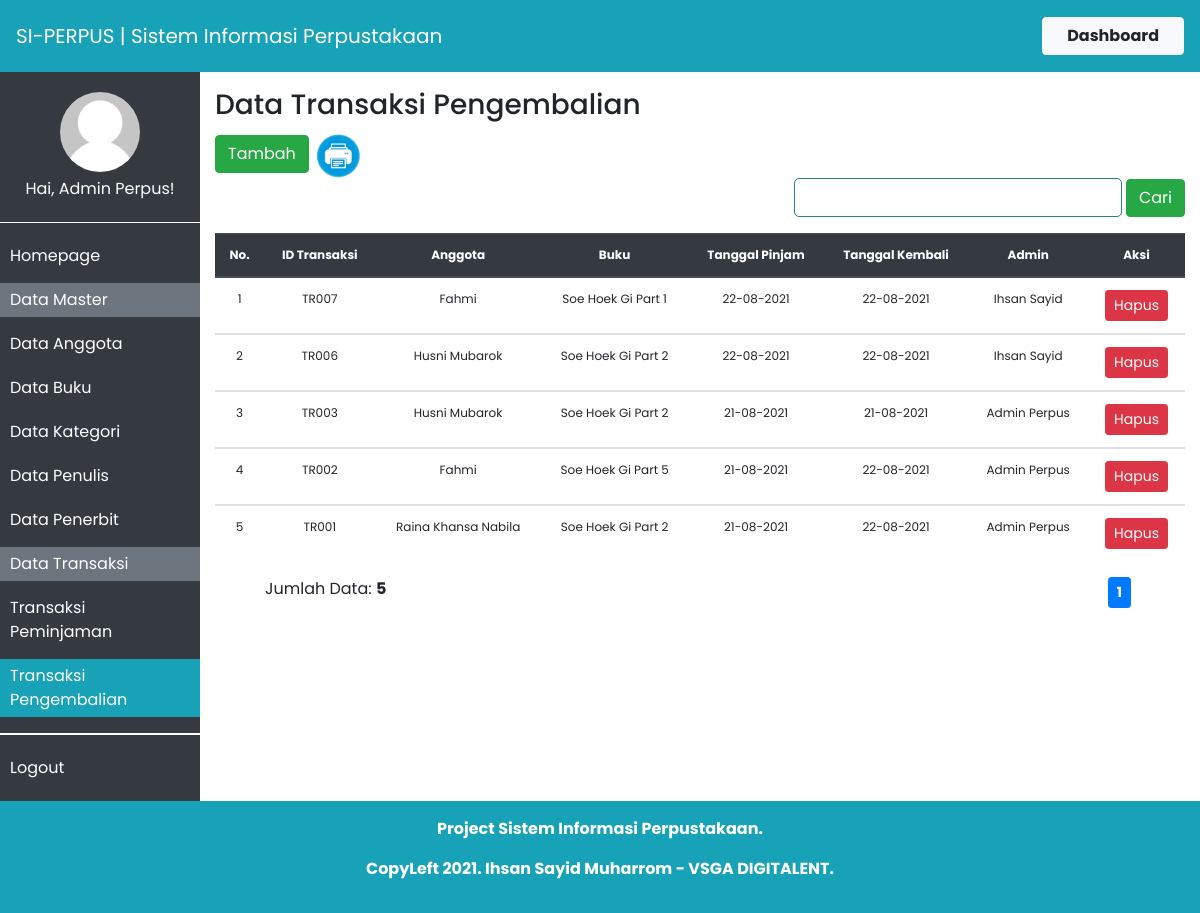
The page /index.php?p=pengembalian (signed in) on the database its author committed.
### tables this page shows
CREATE TABLE `transaksi` (
  `id_transaksi` char(5) NOT NULL,
  `id_anggota` char(5) NOT NULL,
  `id_buku` char(5) NOT NULL,
  `tanggal_pinjam` date NOT NULL,
  `tanggal_kembali` date DEFAULT NULL,
  `id_admin` int(5) NOT NULL
);

CREATE TABLE `tbanggota` (
  `idanggota` varchar(5) NOT NULL,
  `nama` varchar(30) NOT NULL,
  `jeniskelamin` varchar(10) NOT NULL,
  `alamat` varchar(40) NOT NULL,
  `status` varchar(20) NOT NULL,
  `foto` varchar(35) NOT NULL
);

CREATE TABLE `buku` (
  `id_buku` char(5) NOT NULL,
  `judul_buku` varchar(50) NOT NULL,
  `id_kategori` char(5) NOT NULL,
  `id_penulis` char(5) NOT NULL,
  `id_penerbit` char(5) NOT NULL,
  `status` enum('Tersedia','Dipinjam') NOT NULL
);

### config/konfigurasi-umum.php (called while the page is built, shortened)
<?php
	$_QUERY_LIMIT		= 5;
?>

### app/pengembalian.php (the view, shortened to what this page needs)
<?php
	$row = 0;
	$offset = 0;
	if(!isset($_POST['cari'])) {
		$sql = "SELECT transaksi.id_transaksi, tbanggota.nama, buku.judul_buku, transaksi.tanggal_pinjam, transaksi.tanggal_kembali, admin.nm_admin FROM
		buku INNER JOIN transaksi ON transaksi.id_buku = buku.id_buku INNER JOIN tbanggota ON transaksi.id_anggota = tbanggota.idanggota INNER JOIN admin ON transaksi.id_admin = admin.id_admin WHERE transaksi.tanggal_kembali IS NOT NULL ORDER BY id_transaksi DESC LIMIT {$offset}, {$_QUERY_LIMIT};";
		$query = mysqli_query($db_conn, $sql);
		$sql_count = "SELECT id_transaksi FROM transaksi WHERE tanggal_kembali IS NOT NULL;";
		$query_count = mysqli_query($db_conn, $sql_count);
		$row = $query_count->num_rows;
	}
?>
		<div id="container">
			<div class="page-title">
				<h3>Data Transaksi Pengembalian</h3>
			</div>
			<div class="page-content">
				<div class="table-upper">
					<div class="table-upper-left">
						<a href="index.php?p=pengembalian-tambah" class="btn btn-success btn-medium">Tambah</a>
						<a href="./app/pengembalian-cetak-daftar.php" title="Cetak Anggota" target="_blank">
							<img src="./assets/img/print.png" width="50" class="btn-print">
						</a>
					</div>
					<div class="table-upper-right">
						<form name="pencarian_anggota" action="" method="post" class="mg-top-15 text-right">
							<input type="text" name="kata_kunci" class="input_search">
							<input type="submit" name="cari" value="Cari" class="btn btn-success">
						</form>
					</div>
				</div>
			<?php
				if($row > 0) {
			?>
				<table class="table data-table">
					<thead class="thead-dark">
						<tr>
							<th>No.</th>
							<th>ID Transaksi</th>
							<th>Anggota</th>
							<th>Buku</th>
							<th>Tanggal Pinjam</th>
							<th>Tanggal Kembali</th>
							<th>Admin</th>
							<th>Aksi</th>
						</tr>
					</thead>
				<?php
					$i = 1;
					while($data = mysqli_fetch_array($query)) {
				?>
					<tbody>
						<tr>
							<td class="text-center"><?php echo $i++; ?></td>
							<td><?php echo $data['id_transaksi']; ?></td>
							<td><?php echo $data['nama']; ?></td>
							<td>
								<?php echo $data['judul_buku'] ?>
							</td>
							<td><?php echo date("d-m-Y", strtotime($data['tanggal_pinjam'])); ?></td>
							<td><?php echo date("d-m-Y",strtotime($data['tanggal_kembali'])); ?></td>
							<td class="text-center"><?php echo $data['nm_admin']; ?></td>
							<td class="text-center">
								<a href="index.php?p=pengembalian-hapus&id=<?php echo $data['id_transaksi']; ?>" class="btn btn-danger btn-sm confirm">Hapus</a>
							</td>
						</tr>
					</tbody>
				<?php
					}
				?>
				</table>
				<div class="table-lower">
					<div class="table-lower-left mg-top-5">
						Jumlah Data: <span class="font-weight-bold"><?php echo $row; ?></span>
					</div>
					<div class="table-lower-right text-right">
					<?php if(!isset($_POST['cari'])) {  ?>
						<ul class="table-pagination">
						<?php
						}
					?>
						</ul>
					</div>
				</div>
			<?php } else { ?>
				<p class="text-center">Data tidak tersedia.</p>
			<?php } ?>
			</div>
		</div>

### assets/css/style.css (style rules this page uses)
body { font-family: 'Poppins', sans-serif; }
:root { --primary: #297F87; }
.table.data-table { font-size: 12px !important; margin: 1rem 0; }
.table > thead, .table > tbody { text-align: center; }
.table-lower { display: flex; justify-content: space-between; padding: 0 50px; }
.table-lower > .table-lower-right > .table-pagination { list-style: none; }
.input_search { border: 1px solid var(--primary); border-radius: 5px; padding: 0.4rem 0.3rem; }

### rows shown on the page
transaksi: id_transaksi "TR007", id_anggota.nama "Fahmi", id_buku.judul_buku "Soe Hoek Gi Part 1", tanggal_pinjam "22-08-2021", tanggal_kembali "22-08-2021", id_admin.nm_admin "Ihsan Sayid"
transaksi: id_transaksi "TR006", id_anggota.nama "Husni Mubarok", id_buku.judul_buku "Soe Hoek Gi Part 2", tanggal_pinjam "22-08-2021", tanggal_kembali "22-08-2021", id_admin.nm_admin "Ihsan Sayid"
transaksi: id_transaksi "TR003", id_anggota.nama "Husni Mubarok", id_buku.judul_buku "Soe Hoek Gi Part 2", tanggal_pinjam "21-08-2021", tanggal_kembali "21-08-2021", id_admin.nm_admin "Admin Perpus"
transaksi: id_transaksi "TR002", id_anggota.nama "Fahmi", id_buku.judul_buku "Soe Hoek Gi Part 5", tanggal_pinjam "21-08-2021", tanggal_kembali "22-08-2021", id_admin.nm_admin "Admin Perpus"
transaksi: id_transaksi "TR001", id_anggota.nama "Raina Khansa Nabila", id_buku.judul_buku "Soe Hoek Gi Part 2", tanggal_pinjam "21-08-2021", tanggal_kembali "22-08-2021", id_admin.nm_admin "Admin Perpus"

### other values the page prints
$_SITE_TITLE "SI-PERPUS | Sistem Informasi Perpustakaan"
$_SESSION['sesi'] "Admin Perpus"
$row "5"
$_SITE_INFO "Project Sistem Informasi Perpustakaan."
$_SITE_CREDIT "CopyLeft 2021. Ihsan Sayid Muharrom - VSGA DIGITALENT."
